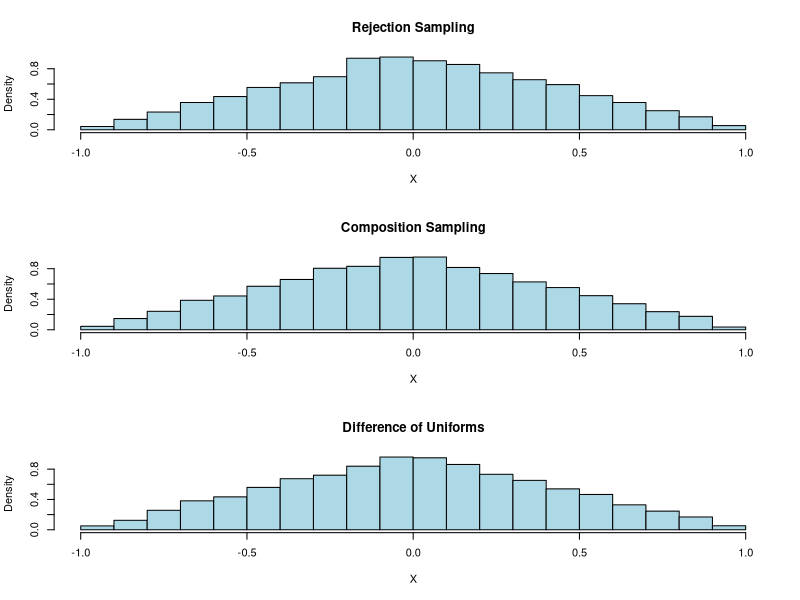
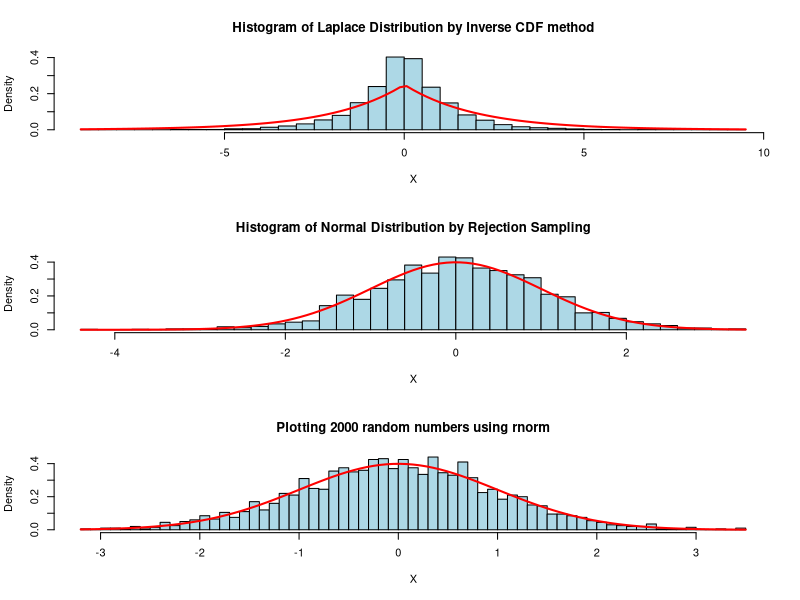

Reproduce these figures in R, in order.
## ---- chunk 1
knitr::opts_chunk$set(echo = TRUE)
## ---- chunk 2
# rejection sampling
rejection_sampling <- function(n) {
  x <- runif(n, min = -1, max = 1)
  y <- runif(n, min = 0, max = 1)
  envelop_fx <- ifelse(x <= 0, x + 1, 1 - x)
  accepted <- y <= envelop_fx
  return(x[accepted])
}
## ---- chunk 3
# composition sampling
composition_sampling <- function(n) {
  Y <- ifelse(runif(n) < 0.5, sqrt(runif(n)) - 1, 1 - sqrt(1 - runif(n)))
  X <- ifelse(runif(n) < 0.5, Y, -Y)
  return(X)
}
## ---- chunk 4
# difference of uniforms
difference_of_uniforms <- function(n) {
  U1 <- runif(n)
  U2 <- runif(n)
  return(U1 - U2)
}

## ---- chunk 5
# checking the random generators
set.seed(123)
n <- 10000
par(mfrow = c(3, 1))

# Rejection Sampling
x_rejection_samples <- rejection_sampling(n)
hist(x_rejection_samples, main = "Rejection Sampling", xlab = "X", col = "lightblue", freq = FALSE)

# Composition Sampling
x_composition_samples <- composition_sampling(n)
hist(x_composition_samples, main = "Composition Sampling", xlab = "X", col = "lightblue", freq = FALSE)

# Difference of Uniforms
x_difference_uniforms_samples <- difference_of_uniforms(n)
hist(x_difference_uniforms_samples, main = "Difference of Uniforms", xlab = "X", col = "lightblue", freq = FALSE)

# Calculate variance for each method
var_rejection <- var(x_rejection_samples)
var_composition <- var(x_composition_samples)
var_difference <- var(x_difference_uniforms_samples)

cat("Variance of X (Rejection Sampling):", var_rejection, "\n")
cat("Variance of X (Composition Sampling):", var_composition, "\n")
cat("Variance of X (Differences of Uniforms):", var_difference, "\n")

## ---- chunk 6
# inverse CDF
# default that mu = 0; lambda =1
inverse_cdf_laplace <- function(n) {
  U <- runif(n)
  X <- ifelse(U < 0.5, log(2*U), -log(2*(1-U)))
  return(X)
}

# Generate 10000 random numbers and plot histogram
set.seed(123)
x <- inverse_cdf_laplace(10000)
hist(x, breaks=50, prob=TRUE, main = "Histogram of Laplace Distribution by Inverse CDF method", xlab = "X", col = "lightblue", freq = FALSE)

# Add theoretical density
curve(dexp(abs(x), rate=1/2)/2, add=TRUE, col="red", lwd=2)

## ---- chunk 7
# rejection sampling for Normal distribution
rejection_sampling_normal <- function(n) {
  a <- sqrt(2 *exp(1)/pi) # Envelop constant for Laplace distribution
  X <- rep(NA, n)
  i <- 1
  count_rejected <- 0

  while(i <= n) {
    Z <- inverse_cdf_laplace(1)
    U <- runif(1)
    f_y <- 2/sqrt(2*pi) * exp(-Z^2/2)
    g_y <- exp(-abs(Z))
    if (U <= (f_y /(a * g_y))) {
      X[i] <- Z
      i <- i + 1
    } else {
      count_rejected <- count_rejected + 1
    }
  }

  rejection_rate <- count_rejected / n
  return(list(samples = X, rejection_rate = rejection_rate))
}

# Generate 2000 random numbers and plot histogram
set.seed(123)
results <- rejection_sampling_normal(2000)
x <- results$samples
hist(x, breaks=50, prob=TRUE, main = "Histogram of Normal Distribution by Rejection Sampling", xlab = "X", col = "lightblue", freq = FALSE)

# Add theoretical density
curve(dnorm(x), add=TRUE, col="red", lwd=2)

# Compute rejection rate
rejection_rate <- results$rejection_rate

# Compare rejection rates
cat("Average rejection rate (R):", rejection_rate, "\n")
cat("Expected rejection rate (ER):", 1 - (1 / sqrt(2 *exp(1)/pi)) , "\n")

# Generate 2000 random numbers using rnorm and plot histogram
y <- rnorm(2000)
hist(y, breaks=50, prob=TRUE, main = "Plotting 2000 random numbers using rnorm", xlab = "X", col = "lightblue", freq = FALSE)

# Add theoretical density
curve(dnorm(x), add=TRUE, col="red", lwd=2)

